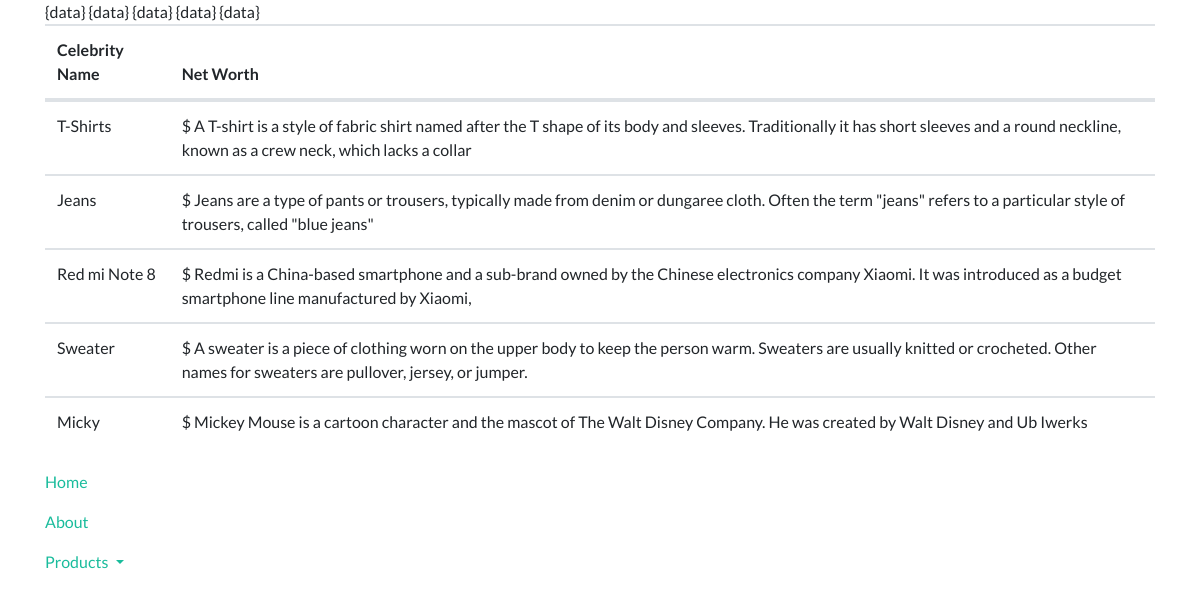
The app's page /data/ with its own data.
### products/models.py (models this page shows, shortened)
class Product(models.Model):
    title           = models.CharField(max_length=120)
    description     = models.TextField()
    price           = models.DecimalField(decimal_places=2, max_digits=20, default=39.99)
    image           = models.ImageField(upload_to='images/')
    featured        = models.BooleanField(default=False)
    active          = models.BooleanField(default=True)
    timestamp       = models.DateTimeField(auto_now_add=True)
    category        = models.ForeignKey(CategoryType,on_delete=models.CASCADE)
    is_digital      = models.BooleanField(default=False) # User Library
    objects = ProductManager()

### products/views.py (the view)
# urls.py: path('data/', views.DataPageView.as_view(), name='data'),
class DataPageView(TemplateView):
    def get(self, request, **kwargs):
        data =  Product.objects.all()
        context = {
            'data': data
        }
        return render(request, 'base/data.html', context)

### products/models.py (called while the page is built)
    def active(self):
        return self.filter(active=True)

    def get_queryset(self):
        return ProductQuerySet(self.model, using=self._db)

    def all(self):
        return self.get_queryset().active()

### templates/base/data.html (shortened to what this page needs)
{% extends 'base/base.html' %}
    {% block pagecontent %}
    <div class="table-div">
      <table class="table">
        <thead>
          <tr>
            <th>Celebrity Name</th>
            <th>Net Worth</th>
          </tr>
        </thead>
        <tbody>
          {% for celebrity in data %}
            <tr>
              <td>{{ celebrity.title }}</td>
              <td>$ {{ celebrity.description }}</td>
            </tr>
          {% endfor %}
        </tbody>
      </table>
    </div>
    {% include 'base/var_bar.html' %}
    {% endblock %}

### records on screen
Product: title "T-Shirts", description "A T-shirt is a style of fabric shirt named after the T shape of its body and sleeves. Traditionally it has short sleeves and a round neckline, known as a crew neck, which lacks a collar"
Product: title "Jeans", description "Jeans are a type of pants or trousers, typically made from denim or dungaree cloth. Often the term \"jeans\" refers to a particular style of trousers, called \"blue jeans\""
Product: title "Red mi Note 8", description "Redmi is a China-based smartphone and a sub-brand owned by the Chinese electronics company Xiaomi. It was introduced as a budget smartphone line manufactured by Xiaomi,"
Product: title "Sweater", description "A sweater is a piece of clothing worn on the upper body to keep the person warm. Sweaters are usually knitted or crocheted. Other names for sweaters are pullover, jersey, or jumper."
Product: title "Micky", description "Mickey Mouse is a cartoon character and the mascot of The Walt Disney Company. He was created by Walt Disney and Ub Iwerks"
